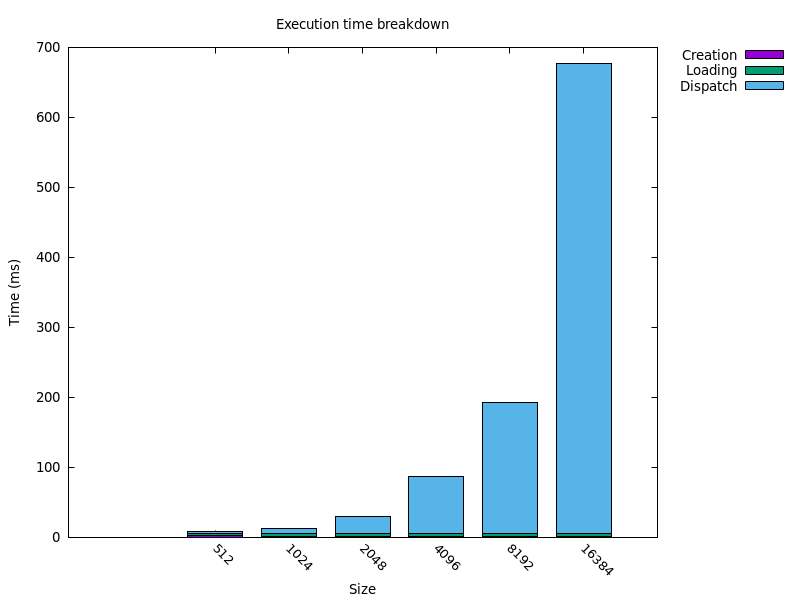

Recreate this plot in gnuplot.
set datafile separator ","
set terminal pngcairo size 800,600 enhanced font 'Verdana,10'
set output 'timings.png'

set title "Execution time breakdown"
set xlabel "Size"
set ylabel "Time (ms)"
set style data histogram
set style histogram rowstacked
set style fill solid border -1
set boxwidth 0.75
set key outside

set xtics rotate by -45

plot 'timings.csv' using 2:xtic(1) title 'Creation', \
                  '' using 3 title 'Loading', \
                  '' using 4 title 'Dispatch'
